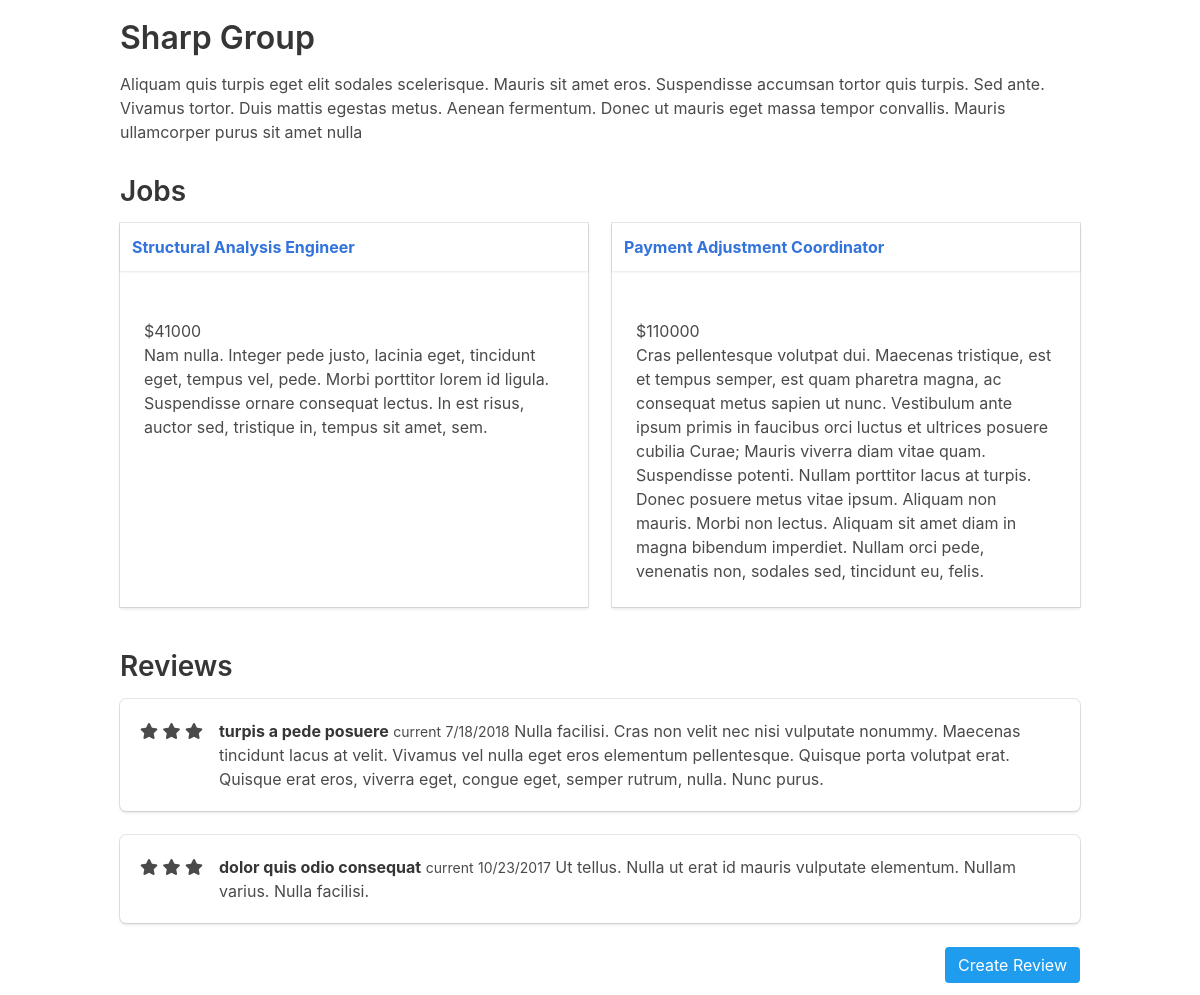
The app's page /employer/1, older data.
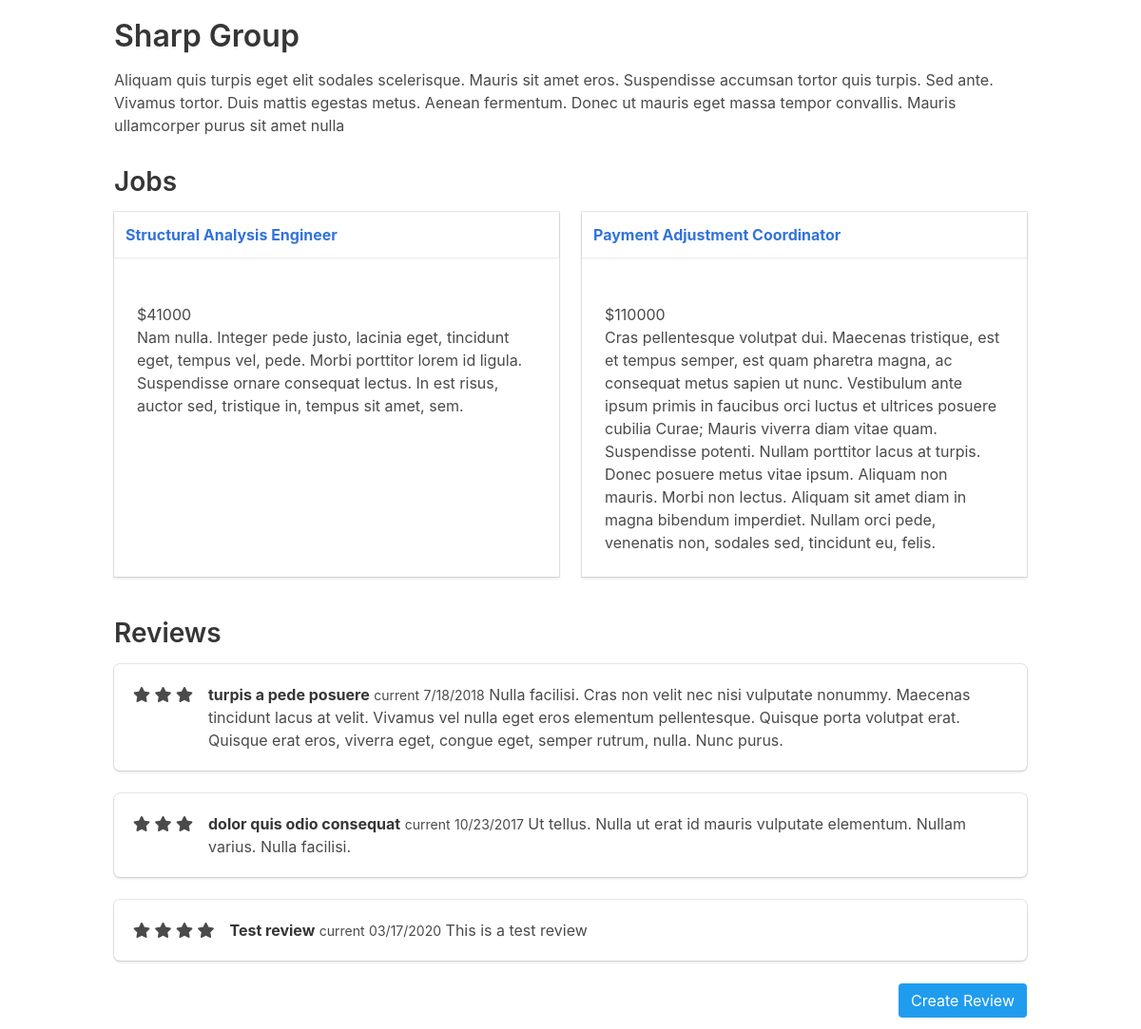
The same page, newer data.
### tables this page shows
CREATE TABLE "employer" (
"id" INTEGER PRIMARY KEY AUTOINCREMENT,
"name" VARCHAR,
"description" TEXT,
"address" VARCHAR,
"city" VARCHAR,
"state" VARCHAR,
"zip" VARCHAR
);

CREATE TABLE "job" (
"id" INTEGER PRIMARY KEY AUTOINCREMENT,
"title" VARCHAR,
"description" TEXT,
"salary" VARCHAR,
"employer_id" INTEGER
);

CREATE TABLE "review" (
"id" INTEGER PRIMARY KEY AUTOINCREMENT,
"review" TEXT,
"rating" INTEGER,
"title" VARCHAR,
"date" DATETIME,
"status" VARCHAR,
"employer_id" INTEGER
);

### jobs/app.py (the view)
@app.route('/employer/<employer_id>')
def employer(employer_id):
    employer = execute_sql('SELECT * FROM employer WHERE id=?', [employer_id], single=True)
    jobs = execute_sql('SELECT job.id, job.title, job.description, job.salary FROM job JOIN employer ON employer.id = job.employer_id WHERE employer.id = ?', [employer_id])
    reviews = execute_sql('SELECT review, rating, title, date, status FROM review JOIN employer ON employer.id = review.employer_id WHERE employer.id = ?', [employer_id])
    return render_template('employer.html', employer=employer, jobs=jobs, reviews=reviews)

### jobs/app.py (called while the page is built)
def open_connection():
    connection = getattr(g, "_connection", None)
    if connection is None:
        connection = g._connection = sqlite3.connect(PATH)
    connection.row_factory = sqlite3.Row
    return connection

def execute_sql(sql: object, values: object = (), commit: object = False, single: object = False) -> object:
    connection = open_connection()
    cursor = connection.execute(sql, values)
    if commit is True:
        results = connection.commit()
    else:
        results = cursor.fetchone() if single else cursor.fetchall()
    cursor.close()
    return results

@app.teardown_appcontext
def close_connection(exception):
    connection = getattr(g, "_connection", None)
    print(connection)
    if connection is not None:
        connection.close()

### jobs/templates/employer.html
{% extends "layout.html" %}
{% block content %}
  <div>
    <h1>{{ employer['name'] }}</h1>
    <div class="description">
      <p>{{ employer['description'] }}</p>
    </div>
  </div>
  <h2>Jobs</h2>
  {{ show_jobs(jobs) }}
  <h2>Reviews</h2>
    {% for review in reviews %}
    <div class="box">
      <article class="media">
        <div class="media-left">
          {% for _ in range(0, review['rating']): %}
            <span class="fa fa-star checked"></span>
          {% endfor %}
        </div>
        <div class="media-content">
          <div class="content">
            <p>
              <strong>{{ review['title'] }}</strong>
              <small>{{ review['status'] }}</small>
              <small>{{ review['date'] }}</small>
              {{ review['review'] }}
            </p>
          </div>
        </div>
      </article>
    </div>
    {% endfor %}
  <div class="columns">
    <div class="column">
      <a href="{{ url_for('review', employer_id=employer['id']) }}" class="button is-info is-pulled-right">Create Review</a>
    </div>
  </div>
{% endblock %}

### jobs/templates/layout.html (shortened to what this page needs)
{% from '_macros.html' import show_job, show_jobs with context %}
<!doctype html>
<html>
  <head>
    <link rel="stylesheet" type="text/css" href="{{ url_for('static', filename='css/bulma.min.css') }}">
    <link rel="stylesheet" type="text/css" href="{{ url_for('static', filename='css/app.css') }}">
    <link rel="stylesheet" type="text/css" href="https://use.fontawesome.com/releases/v5.2.0/css/all.css">
  </head>
  <body>
    <div class="container top">
      <div class="content">
        {% block content %}
        {% endblock %}
      </div>
    </div>
  </body>
</html>

### jobs/templates/_macros.html
{% macro show_job(job) -%}
<div class="card adjust-height">
  <header class="card-header">
    <p class="card-header-title">
        <a rel="noopener" target=_blank" href="{{ url_for('job', job_id=job['id']) }}">{{ job['title'] }}</a>
    </p>
  </header>
  <div class="card-content">
    <div class="content">
        <p>
            <a rel="noopener" target=_blank" href="{{ url_for('employer', employer_id=job['employer_id']) }}"> {{ job['employer_name'] }}</a><br>
        ${{ job['salary'] }}<br>
        {{ job['description'] }}
        </p>
    </div>
  </div>
</div>
{%- endmacro %}
{% macro show_jobs(jobs) -%}
<div class="columns is-multiline">
{% for job in jobs %}
    <div class="column is-half">
        {{show_job(job)}}
    </div>
{% endfor %}
</div>
{%- endmacro %}

### jobs/static/css/app.css (style rules this page uses)
.adjust-height { height: 100%; }
.top { margin-top: 20px; }

Row changes from the older to the newer data that the page shows:
added review: rating 4 (drawn), title "Test review", status "current", date "03/17/2020", review "This is a test review"
